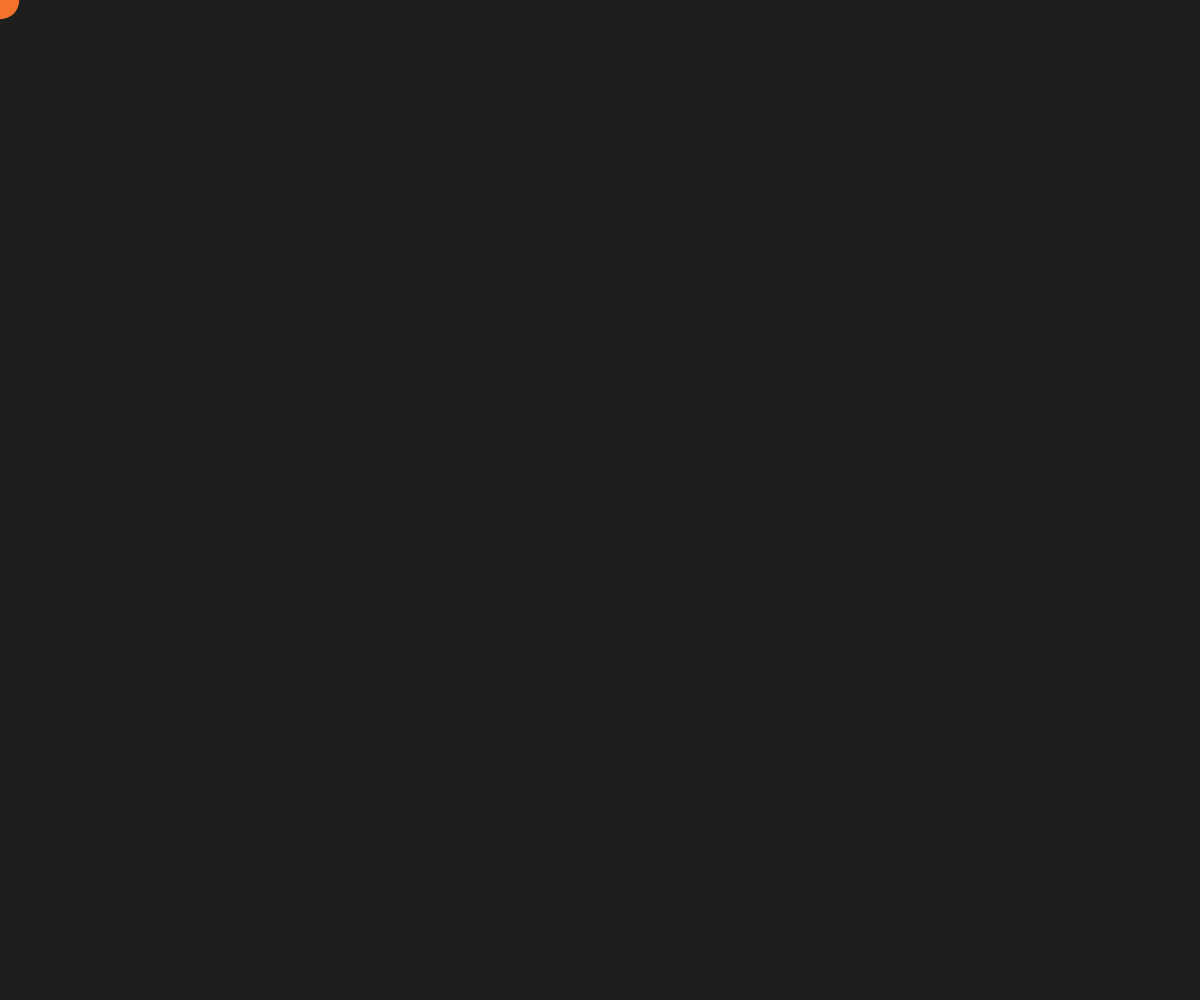
Frame 1 (no input)
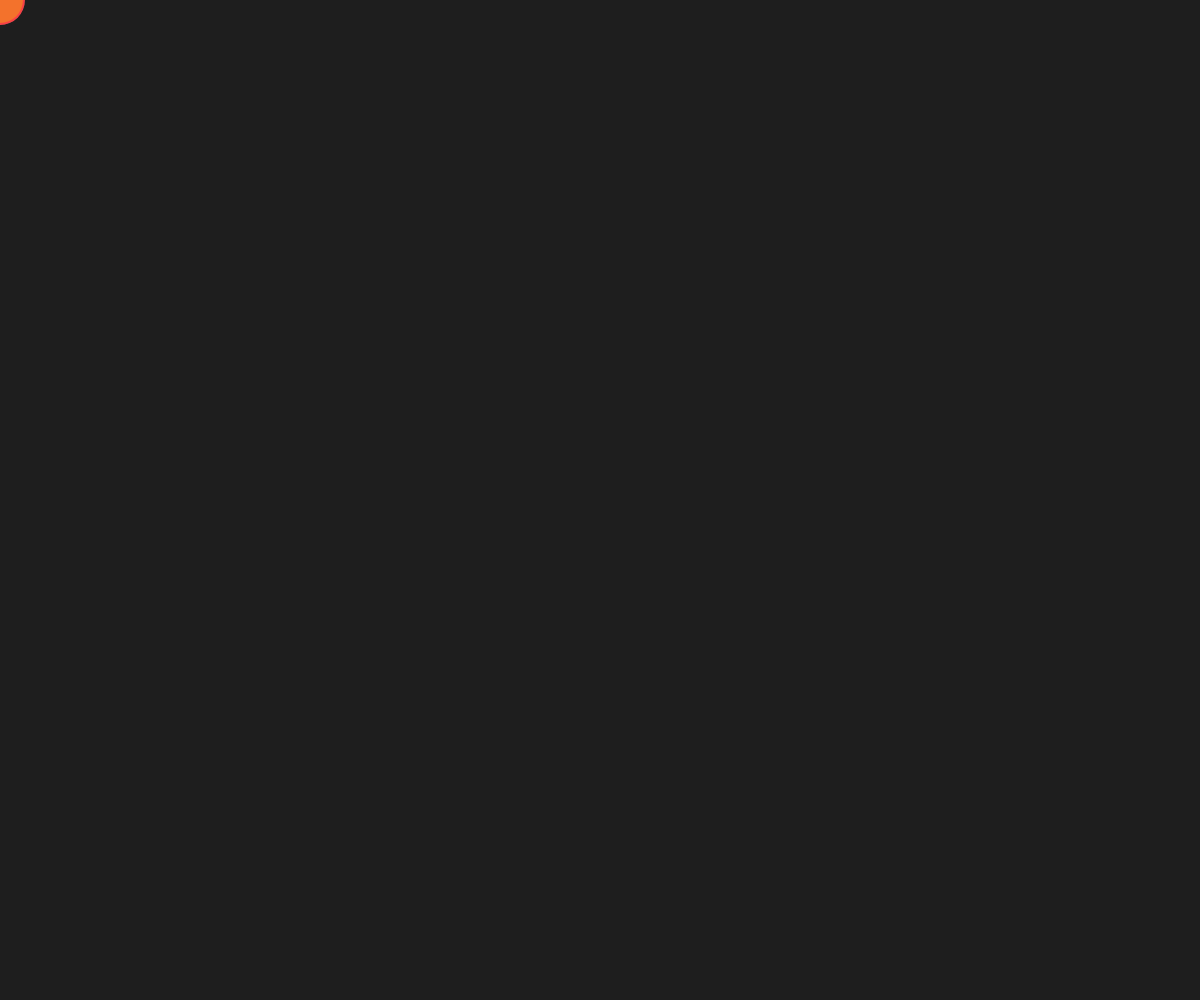
Frame 60 (no input)
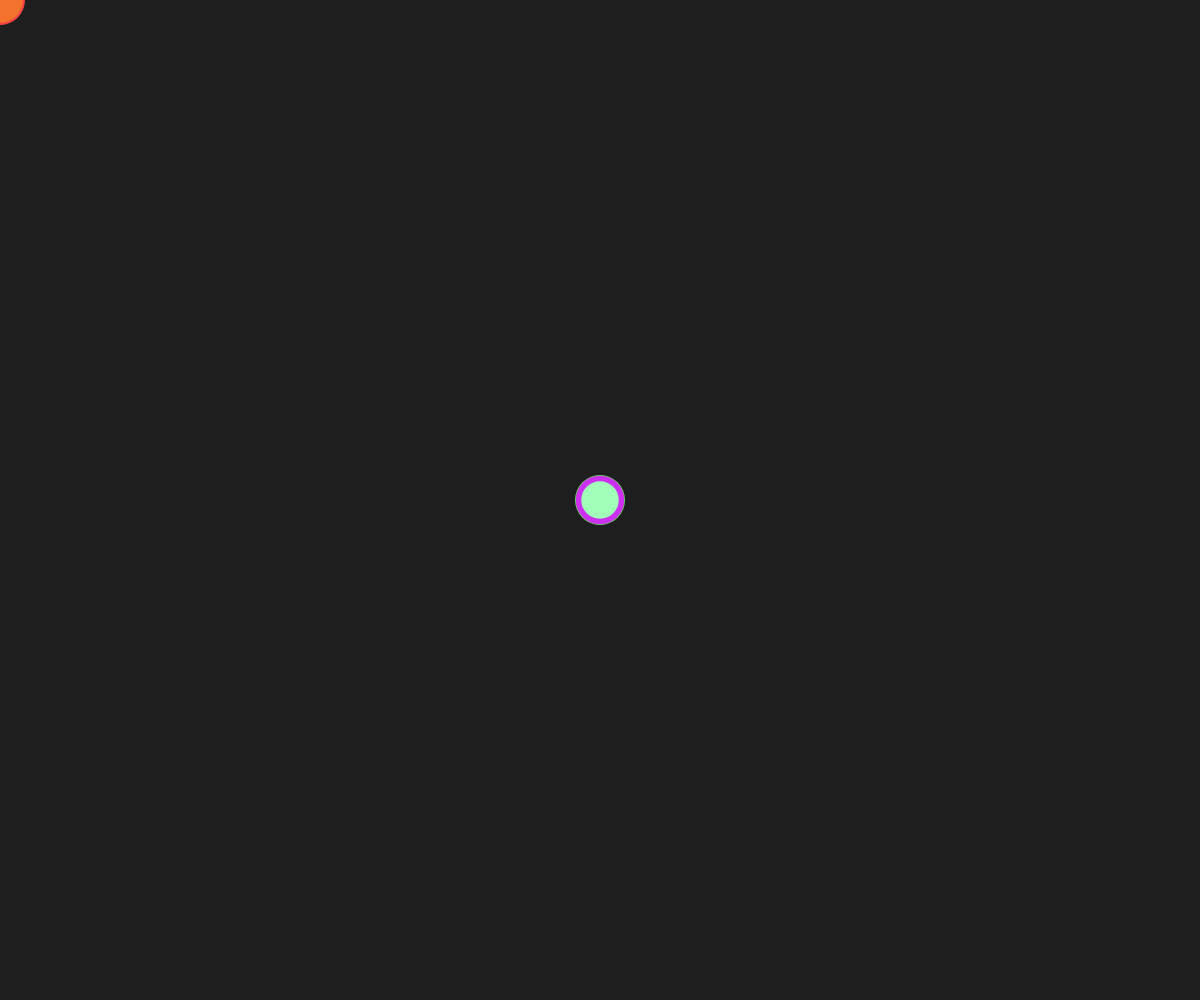
Frame 120 (the mouse pressed at the canvas centre since frame 60)

The p5.js sketch that drew these frames (run headless with seeded random() and noise() and a simulated clock; from frame 60 on, the mouse is pressed at the canvas centre):

// p5.js sketch
// ── sketch.js
let circles = [];
let colors = ['#f94144', '#f3722c', '#f8961e', '#f9844a', '#f9c74f', '#90be6d', '#43aa8b', '#577590'];

function setup() {
  createCanvas(windowWidth, windowHeight);
  noStroke();
}

function draw() {
  background(30);

  // Create a new circle at the mouse position
  let c = {
    x: mouseX,
    y: mouseY,
    size: random(10, 50),
    color: random(colors)
  };
  circles.push(c);

  // Draw all circles
  for (let i = 0; i < circles.length; i++) {
    fill(circles[i].color);
    ellipse(circles[i].x, circles[i].y, circles[i].size);
  }

  // Remove old circles
  if (circles.length > 100) {
    circles.splice(0, 1);
  }
}

function mousePressed() {
  // Change color palette on mouse press
  colors = colors.map(c => color(random(255), random(255), random(255)).toString('#rrggbb'));
}
